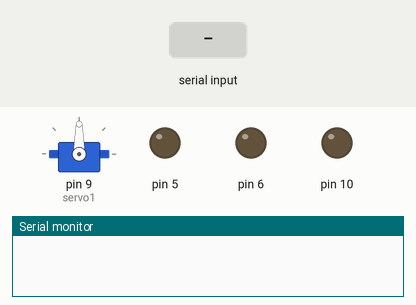
Recording of a sketch running on a simulated Arduino Uno, built with avr-gcc and run on an emulated ATmega328P. On the bench: servo, output pins drawn as LEDs (lit = HIGH), the last lines printed to the serial monitor. The inputs (shaded band) are chosen by the test bench. Pins used as bus, display or sensor lines are not drawn.

Above: at 1.2 s.
1.3 s: "P" received over Serial
At 2.51 s:
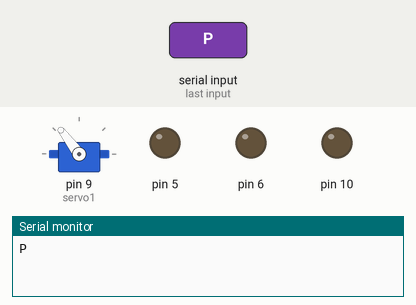
4.3 s: "U" received over Serial
At 4.7 s:
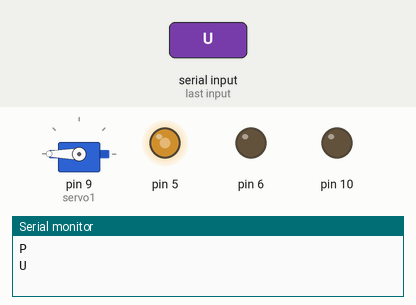
5.8 s: "D" received over Serial
At 7.0 s:
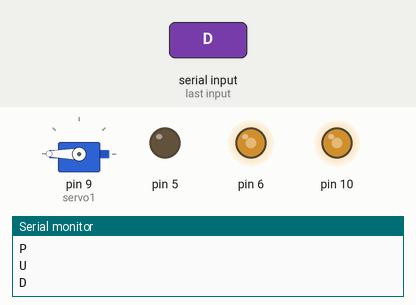
7.3 s: "L" received over Serial
At 8.2 s:
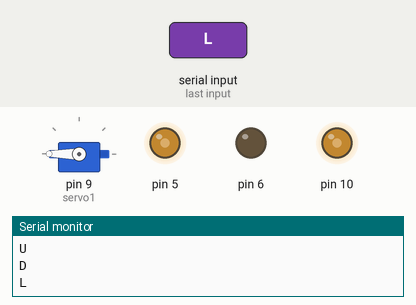
8.8 s: "R" received over Serial
At 9.3 s:
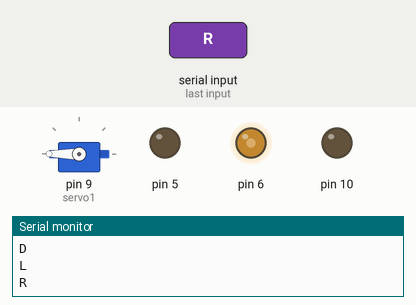
10.3 s: "O" received over Serial
At 11.19 s:
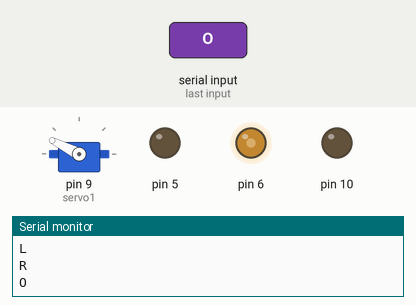
Timing chart, 0 to 16.4 s (numbered marks = the images above; inputs shaded):
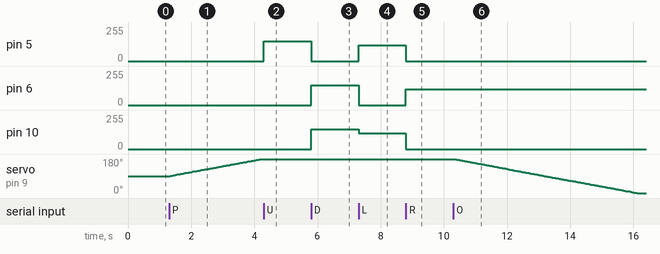

Measured:
- after the input at 1.3 s, servo on pin 9 (servo1): moves from 90° to 180° over 2.9 s, starting at once
- after the input at 4.3 s, pin 5: 0/255 → 150/255 at once
- after the input at 5.8 s, pin 5: 150/255 → 0/255 at once; pin 6, pin 10: 0/255 → 150/255 at once
- after the input at 7.3 s, pin 5: 0/255 → 120/255 at once; pin 6: 150/255 → 0/255 at once; pin 10: 150/255 → 120/255 at once
- after the input at 8.8 s, pin 5, pin 10: 120/255 → 0/255 at once; pin 6: 0/255 → 120/255 at once
- after the input at 10.3 s, servo on pin 9 (servo1): moves from 180° to 0° over 5.8 s, starting at once

The sketch:

base_code_-_Com_garra.ino
```cpp
#include <VarSpeedServo.h>

VarSpeedServo servo1; //cria um novo objeto servo

void setup() {
  // Inicializa a transferência de dados com o computador, 9600 Bytes/s
  Serial.begin(9600);
  servo1.attach(9); //conecta o objeto servo1 ao pino 9

}

void loop() {
  // "Serial" são as portas Rx Tx do Arduino
  if (Serial.available() > 0) {
    char value = Serial.read();
    Serial.println(value);

    if (value == 'U') {
      Forward();
    } else if (value == 'D') {
        Backward();
    } else if (value == 'S') {
        Stop();
    } else if (value == 'L') {
        Left();
    } else if (value == 'R') {
        Right();
    } else if (value == 'P') {
        Open();
    } else if (value == 'O') {
        Close();
    } else if (value == 'X') {
        Stopserv();
    }
  }
}

// COMANDOS GARRA

void Open() {
  delay(15); // aguarda para executar o comando para evitar duplo click
  servo1.write(180,20,false); // envia sinal para o servo abrir com velociade 20, false para sobrepor caso seja enviado outro comando
}
void Close() {
  delay(15); // aguarda para executar o comando para evitar duplo click
  servo1.write(0,20,false); // envia sinal para o servo fechar com velocidade 20, false para sobrepor caso seja enviado outro comando
}
void Stopserv() {
  servo1.stop();  // Para o servo na posição
}

// COMANDOS RODAS

void Forward() {
  // Roda direita
  analogWrite(5, 150);
  digitalWrite(6, LOW);
  // Roda esquerda
  analogWrite(9, 150);
  digitalWrite(10, LOW);
}
void Backward() {
  analogWrite(6, 150);
  digitalWrite(5, LOW);
  analogWrite(10, 150);
  digitalWrite(9, LOW);
}
void Stop() {
  digitalWrite(5, LOW);
  digitalWrite(6, LOW);
  digitalWrite(9, LOW);
  digitalWrite(10, LOW);
}
void Left() {
  analogWrite(5, 120);
  digitalWrite(6, LOW);
  analogWrite(10, 120);
  digitalWrite(9, LOW);
}
void Right() {
  analogWrite(6, 120);
  digitalWrite(5, LOW);
  analogWrite(9, 120);
  digitalWrite(10, LOW);
}
```
